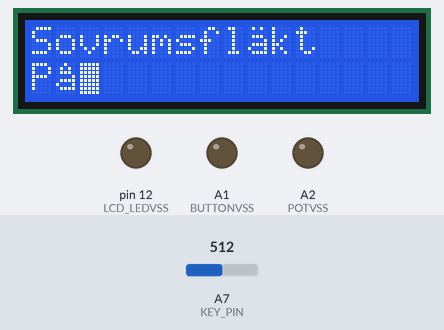
Bench run of a sketch on a simulated Arduino Nano, built with avr-gcc and run on an emulated ATmega328P. Parts: 16×2 character LCD, output pins drawn as LEDs (lit = HIGH). The inputs (shaded band) are chosen by the test bench; at power-on: A7 (KEY_PIN) = 512. EEPROM starts erased; pins used as bus, display or sensor lines are not drawn; what the sketch prints to the serial monitor is not drawn.

Above: at 1.3 s.
1.4 s: A7 (KEY_PIN) set to 585
2.9 s: A7 (KEY_PIN) set to 613
At 3.8 s:
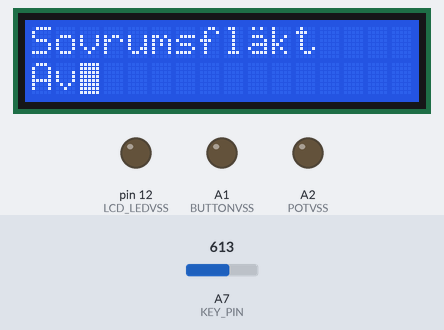
4.4 s: A7 (KEY_PIN) set to 425
At 5.6 s:
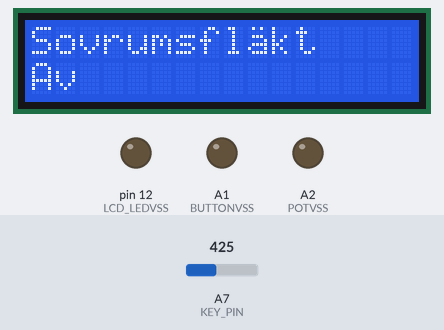
5.9 s: A7 (KEY_PIN) set to 396
At 7.0 s:
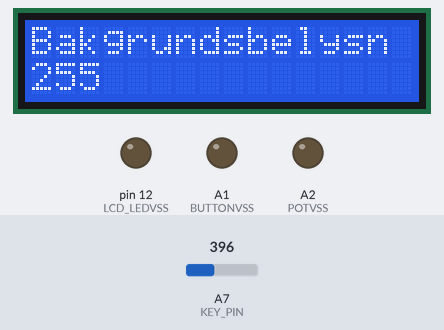
7.4 s: A7 (KEY_PIN) set to 716
At 8.4 s:
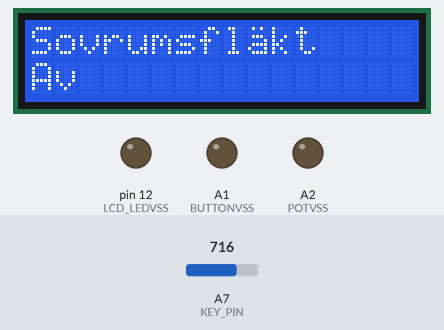
Timing chart, 0 to 10.4 s (numbered marks = the images above; inputs shaded):
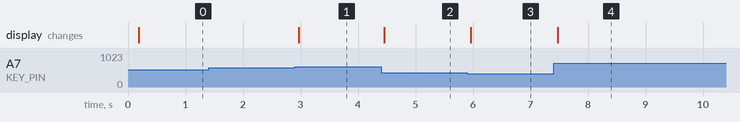

The sketch:

sveaControl.ino
```cpp
#include <EEPROM.h>
#include <LiquidCrystal.h>
#include <Wire.h>
#include "menuItem.h"
#include "menuItemBoolean.h"
#include "menuItemManager.h"
#include "PCF8574.h"

#define BACKLIGHTSAVE 60
#define SCREENSAVE 600


// #define PROTOTYPE

#ifdef PROTOTYPE

#define LCD_RS 8
#define LCD_EN 9
#define LCD_D4 4
#define LCD_D5 5
#define LCD_D6 6
#define LCD_D7 7
#define LCD_BL 10
#define KEY_PIN A0 // A0


// Ignore below, only there to compile
#define ACC0 0 // Dont use, serial
#define ACC1 1 // Dont use, serial
#define BUTTONVCC 2
#define BUTTONVSS 3
#define LCD_LEDVSS 11
#define POTVCC 12
#define LCD_VCC 13
#define LCD_VSS 18
#define LCD_RW 19
#define POTVSS A1

#else

#define LCD_RS 4
#define LCD_EN 6
#define LCD_D4 7
#define LCD_D5 8
#define LCD_D6 9
#define LCD_D7 10

#define LCD_RW 5
#define LCD_VSS 2
#define LCD_VCC 3
#define POTVSS A2
#define POTVCC A3

#define LCD_BL 11
#define LCD_LEDVSS 12

#define BUTTONVSS A1
#define BUTTONVCC A0
#define KEY_PIN A7

#endif

#define NUM_KEYS 3
int adcKeyVal[3] ={598,408,137};
int key=-1;
int oldkey=-1;
#define DOWN 0
#define UP 2
#define SELECT 1

long lastKeyPress=0;

byte AwithRing[8] = {
  B00100,
  B01010,
  B01110,
  B00001,
  B01111,
  B10001,
  B01111,
};

byte AwithDots[8] = {
  B01010,
  B00000,
  B01110,
  B00001,
  B01111,
  B10001,
  B01111,
};

byte OwithDots[8] = {
  B01010,
  B00000,
  B01110,
  B10001,
  B10001,
  B10001,
  B01110,
};

LiquidCrystal lcd(LCD_RS,LCD_EN,LCD_D4,LCD_D5,LCD_D6,LCD_D7);
PCF8574 PCF(0x20);


menuItemManager mim;
menuItem *curr;

menuItemBoolean first("Sovrumsfl\2kt", 1, 0);
menuItemBoolean second("V\2derfax", 2, 1);
menuItemBoolean third("Garderob", 3, 2);
menuItem backlight("Bakgrundsbelysn", 0, -1, 0, 100);

int state=0;


void setup() {
  Serial.begin(9600);

  pinMode(LCD_RW, OUTPUT);
  pinMode(LCD_VSS, OUTPUT);
  pinMode(LCD_VCC, OUTPUT);
  pinMode(POTVSS, OUTPUT);
  pinMode(POTVCC, OUTPUT);
  pinMode(LCD_BL, OUTPUT);
  pinMode(LCD_LEDVSS, OUTPUT);
  pinMode(BUTTONVSS, OUTPUT);
  pinMode(BUTTONVCC, OUTPUT);

  digitalWrite(LCD_RW, 0);
  digitalWrite(LCD_VSS, 0);
  digitalWrite(LCD_VCC, 1);
  digitalWrite(POTVSS, 0);
  digitalWrite(POTVCC, 1);

  digitalWrite(LCD_BL, 0);
  digitalWrite(LCD_LEDVSS, 0);

  digitalWrite(BUTTONVSS, 0);
  digitalWrite(BUTTONVCC, 1);

  lcd.begin(16, 2);


  lcd.begin(16, 2);
  pinMode(LCD_BL, OUTPUT);

  lcd.createChar(1, AwithRing);
  lcd.createChar(2, AwithDots);
  lcd.createChar(3, OwithDots);

  mim.addMenuItem(&first);
  mim.addMenuItem(&second);
  mim.addMenuItem(&third);
  mim.addMenuItem(&backlight);

  curr = mim.getFirst();
  do {
    updateRelay(curr);
    curr = curr->getNext();
  } while(curr != mim.getFirst());

  updateDisplay();
}

void loop() {
  key = getKey(analogRead(KEY_PIN));    // We get the button pressed

  if (key != oldkey)   // if keypress is detected
  {
    delay(50);  // Expected to avoid bouncing pulsations
    key = getKey(analogRead(KEY_PIN));    // We get the button pressed
    oldkey = key;

    if(millis() - lastKeyPress > 1000L*BACKLIGHTSAVE)  key = -1;

    lastKeyPress = millis();
    switch(key) {
      case UP:
        if(state == 0) curr = curr->getPrev();
        if(state == 1) curr->incValue();
        break;
      case DOWN:
        if(state == 0) curr = curr->getNext();
        if(state == 1) curr->decValue();
        break;
      case SELECT:
        if(state == 0)
        {
          state=1;
        }
          else
        {
          state=0;
        }
        break;
    }
    updateRelay(curr);
    updateDisplay();

  }

  if(millis() - lastKeyPress > 1000L*BACKLIGHTSAVE) {
    Serial.println("Turning off backlight");
    analogWrite(LCD_BL, 0);
  } else {
    Serial.print("Backlight set to ");
    Serial.println(backlight.getInteger()*255/100);
    analogWrite(LCD_BL, backlight.getInteger()*255/100);
  }

  if(SCREENSAVE != -1 && millis() - lastKeyPress > 1000L*SCREENSAVE) {
    lcd.noDisplay();
  } else {
    lcd.display();
  }
}

void updateDisplay()
{
  lcd.clear();
  lcd.setCursor(0, 0);
  lcd.print(curr->getName());
  lcd.setCursor(0, 1);
  lcd.print(curr->getValue());
  if(state == 0) {
    lcd.noBlink();
  } else {
     lcd.blink();
  }

}

void updateRelay(menuItem *c)
{
  if(c->getRelay() != -1) {
    PCF.write(c->getRelay(), c->getInteger() == 0);
  }
}

int getKey(int input) {
  int k=-1;
  for (k = 0; k < NUM_KEYS; k++)  {
    if (input > adcKeyVal[k])    {
      return k;
    }
  }
  if (k >= NUM_KEYS) k = -1;  // Error in reading.
  return k;
}
```

menuItem.cpp
```cpp
#include "Arduino.h"
#include "menuItem.h"

menuItem::menuItem(String name, int addr, int relay, int minValue, int maxValue)
{
    _name=name;
    _addr=addr;
    _minValue = minValue;
    _maxValue = maxValue;
    _value = readValue();
    _relay = relay;
}


void menuItem::setNext(menuItem *mi)
{
   _next = mi;
}

int  menuItem::getRelay()
{
    return _relay;
}

void menuItem::setPrev(menuItem *mi)
{
  _prev = mi;
}

menuItem* menuItem::getNext()
{
  return _next;
}

menuItem* menuItem::getPrev()
{
  return _prev;
}

String menuItem::getName()
{
    return(_name);
}

String menuItem::getValue()
{
  return String(_value);
}

void menuItem::incValue()
{
  _value++;
  if(_value > _maxValue) _value = _maxValue;
  saveValue();
}

void menuItem::decValue()
{
  _value--;
  if(_value < _minValue) _value = _minValue;
  saveValue();
}


int menuItem::getInteger()
{
  return _value;
}


void menuItem::setMin(int minValue)
{
  _minValue = minValue;
}


void menuItem::setMax(int maxValue)
{
  _maxValue = maxValue;
}
```

menuItem.h
```cpp
#ifndef menuItem_h
#define menuItem_h

#include "Arduino.h"
#include <EEPROM.h>


class menuItem
{
  public:
    menuItem(String name, int addr, int relay=-1, int minValue=0, int maxValue=100);
    void setNext(menuItem *mi);
    void setPrev(menuItem *mi);
    menuItem *getNext();
    menuItem *getPrev();
    String getName();
    virtual String getValue();
    virtual void incValue();
    virtual void decValue();
    int getInteger();
    void setMin(int minValue);
    void setMax(int maxValue);
    int getRelay();

  protected:
    String _name;
    int _value;
    int _minValue;
    int _maxValue;
    int _addr;
    int _relay;
    int readValue() { return EEPROM.read(_addr); }
    void saveValue() { EEPROM.write(_addr, _value); }

    menuItem *_next;
    menuItem *_prev;
};

#endif
```

menuItemBoolean.cpp
```cpp
#include "Arduino.h"
#include "menuItemBoolean.h"

menuItemBoolean::menuItemBoolean(String name, int addr, int relay) : menuItem(name, addr, relay)
{
}

String menuItemBoolean::getValue()
{
  if(_value == 0) {
    return "Av";
  } else {
    return "P\1";
  }
}

void menuItemBoolean::incValue()
{
  if(_value == 0) {
    _value = 1;
  } else {
    _value = 0;
  }

  saveValue();
}

void menuItemBoolean::decValue()
{

  if(_value == 0) {
    _value = 1;
  } else {
    _value = 0;
  }

  saveValue();
}
```

menuItemBoolean.h
```cpp
#ifndef menuItemBoolean_h
#define menuItemBoolean_h

#include "Arduino.h"
#include "menuItem.h"

class menuItemBoolean : public menuItem
{
  public:
    menuItemBoolean(String name, int addr, int relay);
    String getValue();
    void incValue();
    void decValue();

  protected:
};

#endif
```

menuItemManager.cpp
```cpp
#include "menuItemManager.h"

void menuItemManager::addMenuItem(menuItem *mi)
{
  if(_first == 0)
  {
    _first = mi;
    _last = mi;
  }
  else
  {
    _last->setNext(mi);
    _first->setPrev(mi);
    mi->setPrev(_last);
    mi->setNext(_first);
    _last = mi;
  }
}
```

menuItemManager.h
```cpp
/*

*/
#ifndef menuItemManager_h
#define menuItemManager_h

#include "Arduino.h"
#include "menuItem.h"

class menuItemManager
{
  public:
    menuItemManager() { _first = 0; _last = 0; } ;
    void addMenuItem(menuItem *mi);
    menuItem *getFirst() { return _first; };

  private:
    menuItem *_first;
    menuItem *_last;
};

#endif
```

Measured:
- the behaviour switches between 598 and 599 on A7 (KEY_PIN) (found by bisection; images 0 and 1)
- the behaviour switches between 409 and 408 on A7 (KEY_PIN) (found by bisection; images 2 and 3)
- after the input at 1.4 s, every drawn part: stays the same
- after the input at 2.9 s, the display: changes after 0.07 s (image 1)
- after the input at 4.4 s, the display: changes after 0.06 s (image 2)
- after the input at 5.9 s, the display: changes after 0.06 s (image 3)
- after the input at 7.4 s, the display: changes after 0.07 s (image 4)
